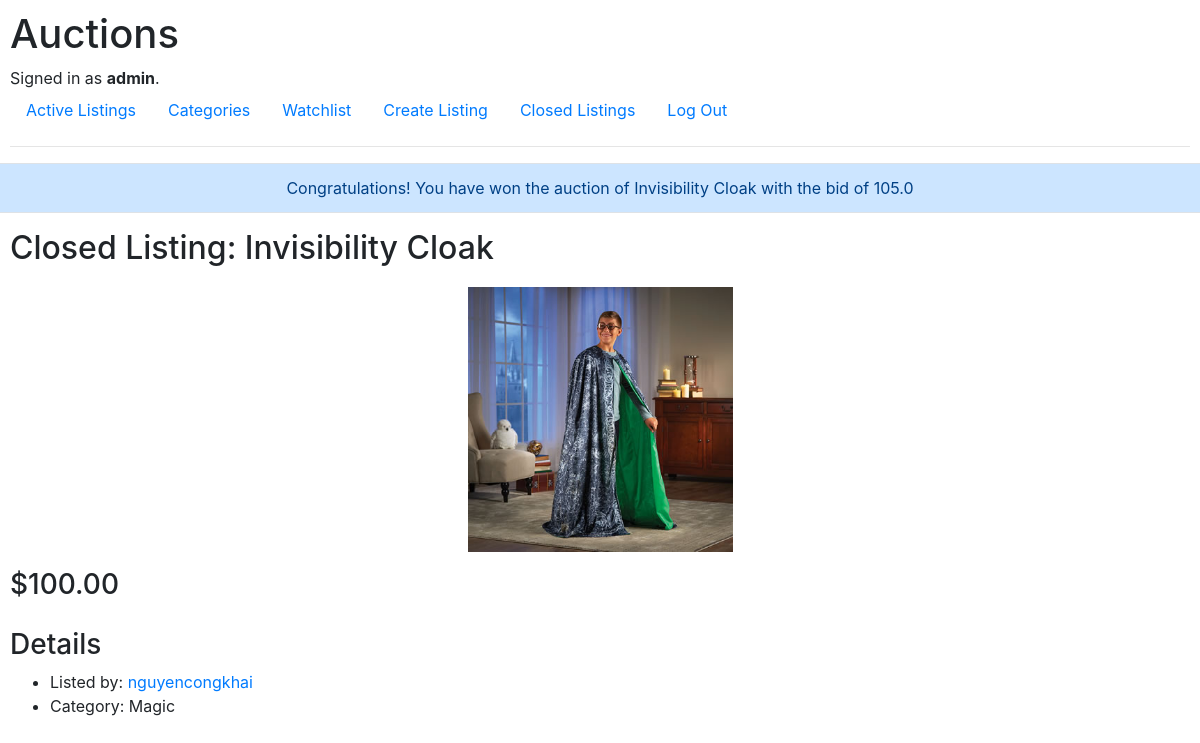
Page /closed_listing/1/ (signed in) on the committed database.
### auctions/models.py (models this page shows)
class User(AbstractUser):
    pass

class Closed_listing(models.Model):
    user_id = models.ForeignKey(User, on_delete = models.CASCADE, related_name="user_id", null=True, blank=True)
    winner = models.ForeignKey(User, on_delete=models.CASCADE, related_name='winner_id', null=True, blank=True)
    auction_list = models.CharField(max_length=64, default='')
    starting_bid = models.IntegerField(default=0)
    description = models.CharField(max_length=64, default='')
    category = models.CharField(max_length=64, default='')
    list_name = models.CharField(max_length=64, default='')
    url = models.CharField(null=True, blank=True, max_length=1000)
    timestamp = models.DateTimeField(auto_now_add=True,null=True, blank=True)
    bids = models.FloatField(default=0)

### auctions/views.py (the view)
# urls.py: path("closed_listing/<int:item>/", views.getItemFromClosed, name ="closed_item"),
def getItemFromClosed(request, item):
    datas = Closed_listing.objects.filter(winner = request.user).filter(list_name__startswith= str(item))
    for data in datas:
        starting_bid = data.starting_bid
        winner_name = data.winner
        auction_name = data.auction_list
        bid_amount = data.bids
        messages.success(request, f"Congratulations! You have won the auction of {auction_name} with the bid of {bid_amount}")
    return render(request, "auctions/closeditem.html",{
        "datas":datas,
        "lenOfWat": findLenOfWat(request.user)
    })

### auctions/views.py (called while the page is built)
def findLenOfWat(user_id):
    lenOfwat = 0
    try:
        watchlist = Watchlist.objects.filter(user_id = user_id)
        lenOfwat = watchlist.count()
    except Exception as error:
        pass
    return lenOfwat

### auctions/templates/auctions/closeditem.html (shortened to what this page needs)
{% extends "auctions/layout.html" %}
{% block watchlist %}
<li class="nav-item" >
    <a class="nav-link" href="{% url 'watchlist' %}" >
        <div style="float:left">Watchlist</div>
    </a>
</li>
{% endblock %}
{% block body %}
    <header>
        {% if messages %}
        <div class="alert alert-primary border text-center" role="alert" style ="margin-right:-20px; margin-left:-20px;">
            {% for message in messages %}
            {{ message}}
            {% endfor %}
        </div>
        {% endif %}
    </header>
    {% for data in datas %}
        <h2>Closed Listing: {{data.auction_list}}</h2>
        <div class="container">
            {% if data.url %}
            <img draggable="false" src="/media/auctions/{{data.url}}" alt="" class="img-fluid">
            {% else %}
            <img draggable="false" src="/media/auctions/white.png" alt="" class="img-fluid">
            {% endif %}
        </div>
        <div>
            <h3>${{data.starting_bid|stringformat:".2f"}}</h3>
        </div>
        <div style = "margin-top:26px;">
            <h3>Details</h3>
            <ul>
                <li>Listed by: <a href="">{{data.user_id}}</a></li>
                {% if data.category%}
                    <li>Category: {{data.category}}</li>
                {% else %}
                    <li>Category: No Category Listed</li>
                {% endif %}
            </ul>
        </div>
    {% endfor %}
{% endblock %}

### auctions/templates/auctions/layout.html (shortened to what this page needs)
{% load static %}
<!DOCTYPE html>
<html lang="en">
    <head>
        <link rel="stylesheet" href="https://stackpath.bootstrapcdn.com/bootstrap/4.4.1/css/bootstrap.min.css">
        <link href="{% static 'auctions/styles.css' %}" rel="stylesheet">
    </head>
    <body>
        <h1>Auctions</h1>
        <div>
            {% if user.is_authenticated %}
                Signed in as <strong>{{ user.username }}</strong>.
            {% else %}
                Not signed in.
            {% endif %}
        </div>
        <ul class="nav">
            <li class="nav-item">
                <a class="nav-link" href="{% url 'index' %}">Active Listings</a>
            </li>
            {% if user.is_authenticated %}
                <li class="nav-item">
                    <a class="nav-link" href="{% url 'category' %}">Categories</a>
                </li>
               {% block watchlist %}
                {% endblock %}
                <li class="nav-item">
                    <a class="nav-link" href="{% url 'createList' %}">Create Listing</a>
                </li>
                <li class="nav-item">
                    <a class="nav-link" href="{% url 'closed_listing' %}">Closed Listings</a>
                </li>
                <li class="nav-item">
                    <a class="nav-link" href="{% url 'logout' %}">Log Out</a>
                </li>
            {% endif %}
        </ul>
        <hr>
        {% block body %}
        {% endblock %}
    </body>
</html>

### auctions/static/auctions/styles.css (style rules this page uses)
body { padding: 10px; }

### auctions/templates/auctions/closeditem.html (style rules this page uses)
.container { margin-top:20px; text-align:center; max-width: 25%; height:auto; }
img { width: 100%; height: 100%; pointer-events: none; }

### rows in the picture
User: username "admin"
Closed_listing: auction_list "Invisibility Cloak", url (picture), starting_bid "100.00", user_id "nguyencongkhai", category "Magic"

### other values in the picture
{{ message }} "Congratulations! You have won the auction of Invisibility Cloak with the bid of 105.0"
